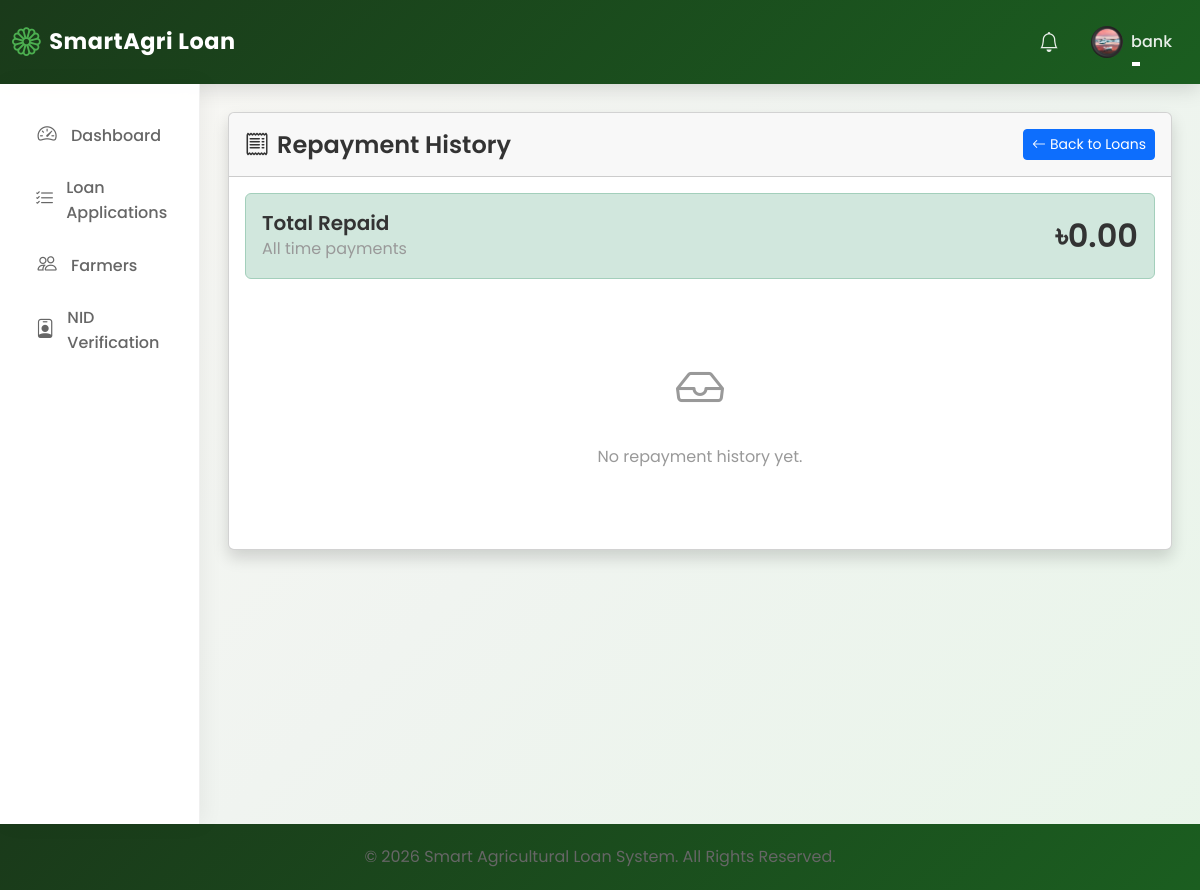
The app's page /repayments/ (signed in) with its own data.
### loan_app/models.py (models this page shows, shortened)
class User(AbstractUser):
    ROLE_CHOICES = [
        ("Farmer", "Farmer"),
        ("Bank Officer", "Bank Officer"),
        ("Admin", "Admin"),
    ]
    role = models.CharField(max_length=20, choices=ROLE_CHOICES, default="Farmer")
    is_approved = models.BooleanField(
        default=False, help_text="For Bank Officers - requires admin approval"
    )
    phone_number = models.CharField(max_length=20, blank=True)
    profile_picture = models.ImageField(
        upload_to="profile_pictures/", blank=True, null=True
    )
    is_verified = models.BooleanField(default=False)
    nid_card_front = models.FileField(
        upload_to="nid_cards/",
        blank=True,
        null=True,
        help_text="Upload NID card front side",
    )
    nid_card_back = models.FileField(
        upload_to="nid_cards/",
        blank=True,
        null=True,
        help_text="Upload NID card back side",
    )
    nid_verified = models.BooleanField(
        default=False, help_text="Whether NID has been verified by bank officer"
    )
    nid_verified_by = models.ForeignKey(
        "self",
        on_delete=models.SET_NULL,
        null=True,
        blank=True,
        related_name="nid_verifications",
    )
    nid_verified_at = models.DateTimeField(null=True, blank=True)
    nid_number = models.CharField(
        max_length=20,
        blank=True,
        unique=True,
        null=True,
        help_text="National ID number (unique per farmer)",
    )

### loan_app/views.py (the view)
# urls.py: path("repayments/", views.repayment_history, name="repayment_history"),
@login_required
def repayment_history(request):
    repayments = Repayment.objects.filter(loan__farmer=request.user).order_by(
        "-payment_date"
    )
    paginator = Paginator(repayments, 15)
    page_number = request.GET.get("page")
    page_obj = paginator.get_page(page_number)
    total_repaid = repayments.aggregate(Sum("amount_paid"))["amount_paid__sum"] or 0
    return render(
        request,
        "repayment/history.html",
        {"page_obj": page_obj, "total_repaid": total_repaid},
    )

### templates/repayment/history.html (shortened to what this page needs)
{% extends 'base.html' %}
{% block content %}
<div class="row">
    <div class="col-12">
        <div class="card shadow">
            <div class="card-header py-3 d-flex justify-content-between align-items-center">
                <h4 class="mb-0"><i class="bi bi-receipt me-2"></i>Repayment History</h4>
                <a href="{% url 'loan_history' %}" class="btn btn-primary btn-sm">
                    <i class="bi bi-arrow-left me-1"></i>Back to Loans
                </a>
            </div>
            <div class="card-body">
                <div class="alert alert-success mb-4">
                    <div class="d-flex justify-content-between align-items-center">
                        <div>
                            <h5 class="mb-0">Total Repaid</h5>
                            <p class="mb-0 text-muted">All time payments</p>
                        </div>
                        <h2 class="mb-0">৳{{ total_repaid|floatformat:2 }}</h2>
                    </div>
                </div>
                {% if page_obj %}
                <div class="table-responsive">
                    <table class="table table-hover">
                        <thead class="table-light">
                            <tr>
                                <th>ID</th>
                                <th>Loan ID</th>
                                <th>Loan Type</th>
                                <th>Amount Paid</th>
                                <th>Remaining Balance</th>
                                <th>Payment Date</th>
                                <th>Notes</th>
                            </tr>
                        </thead>
                        <tbody>
                            {% for repayment in page_obj %}
                            <tr>
                                <td>#{{ repayment.id }}</td>
                                <td>#{{ repayment.loan.id }}</td>
                                <td>{{ repayment.loan.loan_type.name }}</td>
                                <td class="text-success">৳{{ repayment.amount_paid|floatformat:2 }}</td>
                                <td>৳{{ repayment.remaining_balance|floatformat:2 }}</td>
                                <td>{{ repayment.payment_date|date:"M d, Y, h:i A" }}</td>
                                <td>{{ repayment.notes|truncatewords:3 }}</td>
                            </tr>
                            {% endfor %}
                        </tbody>
                    </table>
                </div>
                {% if page_obj.has_other_pages %}
                <nav>
                    <ul class="pagination justify-content-center">
                        {% if page_obj.has_previous %}
                        <li class="page-item">
                            <a class="page-link" href="?page={{ page_obj.previous_page_number }}">Previous</a>
                        </li>
                        {% else %}
                        <li class="page-item disabled">
                            <span class="page-link">Previous</span>
                        </li>
                        {% endif %}
                        {% for num in page_obj.paginator.page_range %}
                            {% if page_obj.number == num %}
                            <li class="page-item active">
                                <span class="page-link">{{ num }}</span>
                            </li>
                            {% elif num > page_obj.number|add:'-3' and num < page_obj.number|add:'3' %}
                            <li class="page-item">
                                <a class="page-link" href="?page={{ num }}">{{ num }}</a>
                            </li>
                            {% endif %}
                        {% endfor %}
                        {% if page_obj.has_next %}
                        <li class="page-item">
                            <a class="page-link" href="?page={{ page_obj.next_page_number }}">Next</a>
                        </li>
                        {% else %}
                        <li class="page-item disabled">
                            <span class="page-link">Next</span>
                        </li>
                        {% endif %}
                    </ul>
                </nav>
                {% endif %}
                {% else %}
                <div class="text-center py-5">
                    <i class="bi bi-inbox text-muted" style="font-size: 3rem;"></i>
                    <p class="mt-3 text-muted">No repayment history yet.</p>
                </div>
                {% endif %}
            </div>
        </div>
    </div>
</div>
{% endblock %}

### templates/base.html (shortened to what this page needs)
{% load static %}
<!DOCTYPE html>
<html lang="en">
<head>
    <link href="https://cdn.jsdelivr.net/npm/bootstrap@5.3.2/dist/css/bootstrap.min.css" rel="stylesheet">
    <link rel="stylesheet" href="https://cdn.jsdelivr.net/npm/bootstrap-icons@1.11.1/font/bootstrap-icons.css">
    <link rel="stylesheet" href="{% static 'css/custom.css' %}">
</head>
<body>
    <nav class="navbar navbar-expand-lg navbar-dark navbar-custom">
        <div class="container-fluid">
            <a class="navbar-brand" href="/">
                <i class="bi bi-flower1"></i>
                SmartAgri Loan
            </a>
            <div class="collapse navbar-collapse" id="navbarNav">
                <ul class="navbar-nav ms-auto align-items-center">
                    <li class="nav-item">
                        <a class="nav-link" href="#"><i class="bi bi-bell fs-5"></i></a>
                    </li>
                    <li class="nav-item dropdown">
                        <a class="nav-link dropdown-toggle d-flex align-items-center" href="#" role="button" data-bs-toggle="dropdown">
                            {% if user.profile_picture %}
                                <img src="{{ user.profile_picture.url }}" class="rounded-circle me-2" style="width: 32px; height: 32px; object-fit: cover;">
                            {% else %}
                                <div class="rounded-circle bg-white bg-opacity-25 d-flex align-items-center justify-content-center me-2" style="width: 32px; height: 32px;">
                                    <i class="bi bi-person"></i>
                                </div>
                            {% endif %}
                            <span>{{ user.username }}</span>
                        </a>
                    </li>
                </ul>
            </div>
        </div>
    </nav>
    <div class="container-fluid">
        <div class="row">
            <div class="col-md-2 sidebar-custom">
                <ul class="nav flex-column">
                    <li class="nav-item">
                        <a class="nav-link" href="{% url 'dashboard' %}">
                            <i class="bi bi-speedometer2"></i> Dashboard
                        </a>
                    </li>
                    {% if user.role == 'Farmer' %}
                    <li class="nav-item">
                        <a class="nav-link" href="{% url 'loan_list' %}">
                            <i class="bi bi-currency-dollar"></i> Loans
                        </a>
                    </li>
                    <li class="nav-item">
                        <a class="nav-link" href="{% url 'loan_apply' %}">
                            <i class="bi bi-plus-circle"></i> Apply for Loan
                        </a>
                    </li>
                    <li class="nav-item">
                        <a class="nav-link" href="{% url 'loan_history' %}">
                            <i class="bi bi-clock-history"></i> My Loans
                        </a>
                    </li>
                    <li class="nav-item">
                        <a class="nav-link" href="{% url 'repayment_history' %}">
                            <i class="bi bi-cash-stack"></i> Repayments
                        </a>
                    </li>
                    <li class="nav-item">
                        <a class="nav-link" href="{% url 'farmer_profile' %}">
                            <i class="bi bi-person-badge"></i> My Profile
                        </a>
                    </li>
                    <li class="nav-item">
                        <a class="nav-link" href="{% url 'upload_nid' %}">
                            <i class="bi bi-upload"></i> Upload NID
                        </a>
                    </li>
                    {% elif user.role == 'Bank Officer' %}
                    <li class="nav-item">
                        <a class="nav-link" href="{% url 'loan_list' %}">
                            <i class="bi bi-list-check"></i> Loan Applications
                        </a>
                    </li>
                    <li class="nav-item">
                        <a class="nav-link" href="{% url 'farmer_list' %}">
                            <i class="bi bi-people"></i> Farmers
                        </a>
                    </li>
                    <li class="nav-item">
                        <a class="nav-link" href="{% url 'nid_verification_list' %}">
                            <i class="bi bi-person-badge"></i> NID Verification
                        </a>
                    </li>
                    {% endif %}
                </ul>
            </div>
            <div class="col-md-10 content-wrapper">
                {% block content %}{% endblock %}
            </div>
        </div>
    </div>
    <footer class="footer-custom text-center">
        <div class="container">
            <p class="mb-0">&copy; 2026 Smart Agricultural Loan System. All Rights Reserved.</p>
        </div>
    </footer>
</body>
</html>

### static/css/custom.css (style rules this page uses)
:root { --primary: #2e7d32; --primary-light: #4caf50; --primary-dark: #1b5e20; --secondary: #81c784; --secondary-light: #c8e6c9; --bg-primary: #f9f9f9; --bg-secondary: #ffffff; --bg-tertiary: #f5f5f5; --text-primary: #333333; --text-secondary: #666666; --text-muted: #999999; --text-light: #ffffff; --success: #28a745; --warning: #ffc107; --danger: #dc3545; --info: #17a2b8; --accent-green: #66bb6a; --accent-gold: #ffa726; --gradient-primary: linear-gradient(135deg, var(--primary-dark) 0%, var(--primary) 50%, var(--primary-light) 100%); --gradient-hero: linear-gradient(135deg, rgba(27, 94, 32, 0.95) 0%, rgba(46, 125, 50, 0.9) 50%, rgba(76, 175, 80, 0.85) 100%); --gradient-card: linear-gradient(145deg, #ffffff 0%, #f8f9fa 100%); --shadow-sm: 0 2px 8px rgba(0, 0, 0, 0.08); --shadow-md: 0 4px 20px rgba(0, 0, 0, 0.12); --shadow-lg: 0 8px 40px rgba(0, 0, 0, 0.16); --shadow-xl: 0 16px 60px rgba(0, 0, 0, 0.2); --radius-sm: 8px; --radius-md: 12px; --radius-lg: 16px; --radius-xl: 24px; --radius-full: 50%; --spacing-xs: 4px; --spacing-sm: 8px; --spacing-md: 16px; --spacing-lg: 24px; --spacing-xl: 32px; --spacing-xxl: 48px; --transition-fast: 0.2s ease; --transition-normal: 0.3s ease; --transition-smooth: 0.4s cubic-bezier(0.4, 0, 0.2, 1); --font-primary: 'Poppins', 'Segoe UI', sans-serif; --font-secondary: 'Inter', 'Segoe UI', sans-serif; --z-dropdown: 1000; --z-sticky: 1020; --z-fixed: 1030; --z-modal-backdrop: 1040; --z-modal: 1050; --z-popover: 1060; --z-tooltip: 1070; }
* { margin: 0; padding: 0; box-sizing: border-box; }
html { scroll-behavior: smooth; }
body { font-family: var(--font-primary); font-size: 16px; line-height: 1.6; color: var(--text-primary); background-color: var(--bg-primary); background-image: radial-gradient(ellipse at top left, rgba(46, 125, 50, 0.05) 0%, transparent 50%), radial-gradient(ellipse at bottom right, rgba(76, 175, 80, 0.05) 0%, transparent 50%); min-height: 100vh; overflow-x: hidden; }
h1, h2, h3, h4, h5, h6 { font-family: var(--font-primary); font-weight: 600; line-height: 1.3; color: var(--text-primary); margin-bottom: var(--spacing-md); }
h2 { font-size: 2rem; }
h4 { font-size: 1.5rem; }
h5 { font-size: 1.25rem; }
p { margin-bottom: var(--spacing-md); color: var(--text-secondary); }
a { color: var(--primary); text-decoration: none; transition: var(--transition-normal); }
.text-muted { color: var(--text-muted) !important; }
.navbar-custom { background: var(--gradient-primary) !important; box-shadow: var(--shadow-md); padding: var(--spacing-md) 0; transition: var(--transition-smooth); }
.navbar-custom .navbar-brand { font-weight: 700; font-size: 1.4rem; color: var(--text-light) !important; letter-spacing: 0.5px; display: flex; align-items: center; gap: var(--spacing-sm); }
.navbar-custom .navbar-brand i { font-size: 1.8rem; }
.navbar-custom .nav-link { color: rgba(255, 255, 255, 0.9) !important; font-weight: 500; padding: var(--spacing-sm) var(--spacing-md) !important; border-radius: var(--radius-md); transition: var(--transition-normal); position: relative; }
.navbar-custom .nav-link::after { content: ''; position: absolute; bottom: 0; left: 50%; width: 0; height: 2px; background: var(--text-light); transition: var(--transition-normal); transform: translateX(-50%); }
.sidebar-custom { background: var(--bg-secondary); min-height: calc(100vh - 56px); border-right: 1px solid #f0f0f0; padding: var(--spacing-lg) 0; box-shadow: var(--shadow-sm); }
.sidebar-custom .nav-link { color: var(--text-secondary); padding: var(--spacing-md) var(--spacing-lg); border-radius: 0; border-left: 3px solid transparent; transition: var(--transition-normal); font-weight: 500; display: flex; align-items: center; gap: var(--spacing-md); }
.sidebar-custom .nav-link i { font-size: 1.2rem; width: 24px; text-align: center; }
.footer-custom { background: var(--gradient-primary); color: var(--text-light); padding: var(--spacing-xxl) 0 var(--spacing-lg); }

### records on screen
User: profile_picture (picture), username "bank"

### other values on screen
{{ total_repaid|floatformat:2 }} "0.00"
